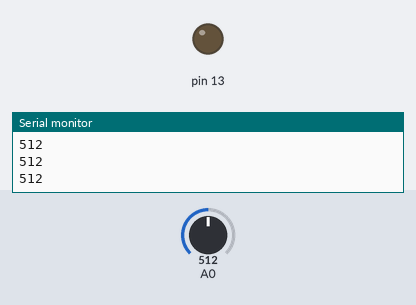
The sketch below on a simulated Arduino Uno, built with avr-gcc and run on an emulated ATmega328P. On the bench: output pins drawn as LEDs (lit = HIGH), the last lines printed to the serial monitor. The inputs (shaded band) are chosen by the test bench; at power-on: A0 = 512.

Above: at 1.2 s.
1.3 s: A0 set to 591
2.8 s: A0 set to 616
At 4.0 s:
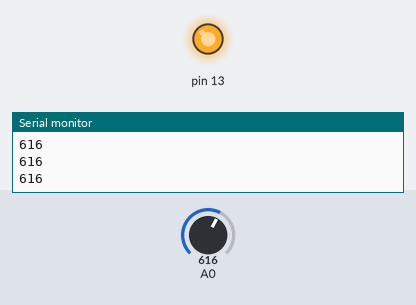
4.3 s: A0 set to 590
At 5.3 s:
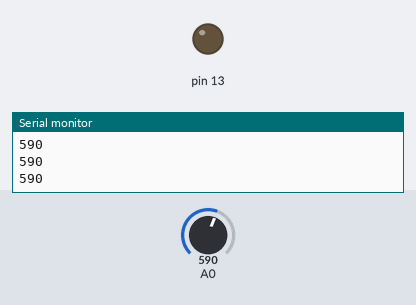
5.8 s: A0 set to 610
At 6.6 s:
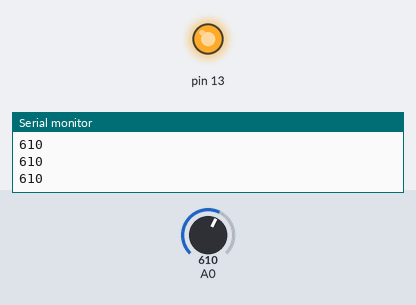
Timing chart, 0 to 8.3 s (numbered marks = the images above; inputs shaded):
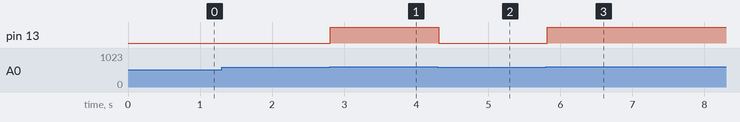

Measured:
- the behaviour switches between 600 and 601 on A0 (found by bisection; images 0 and 1)
- after the input at 2.8 s, pin 13: LOW → HIGH at once
- after the input at 4.3 s, pin 13: HIGH → LOW at once
- after the input at 5.8 s, pin 13: LOW → HIGH at once

The sketch:

Automatic_light_Sensor.ino
```cpp
void setup() {
 Serial.begin(9600);
 pinMode(13,OUTPUT);
}

void loop()
{
int d=analogRead(A0);
Serial.println(d);
if(d>600)
{
  digitalWrite(13,HIGH);
}
else
{
  digitalWrite(13,LOW);
}
delay(100);
}
```
